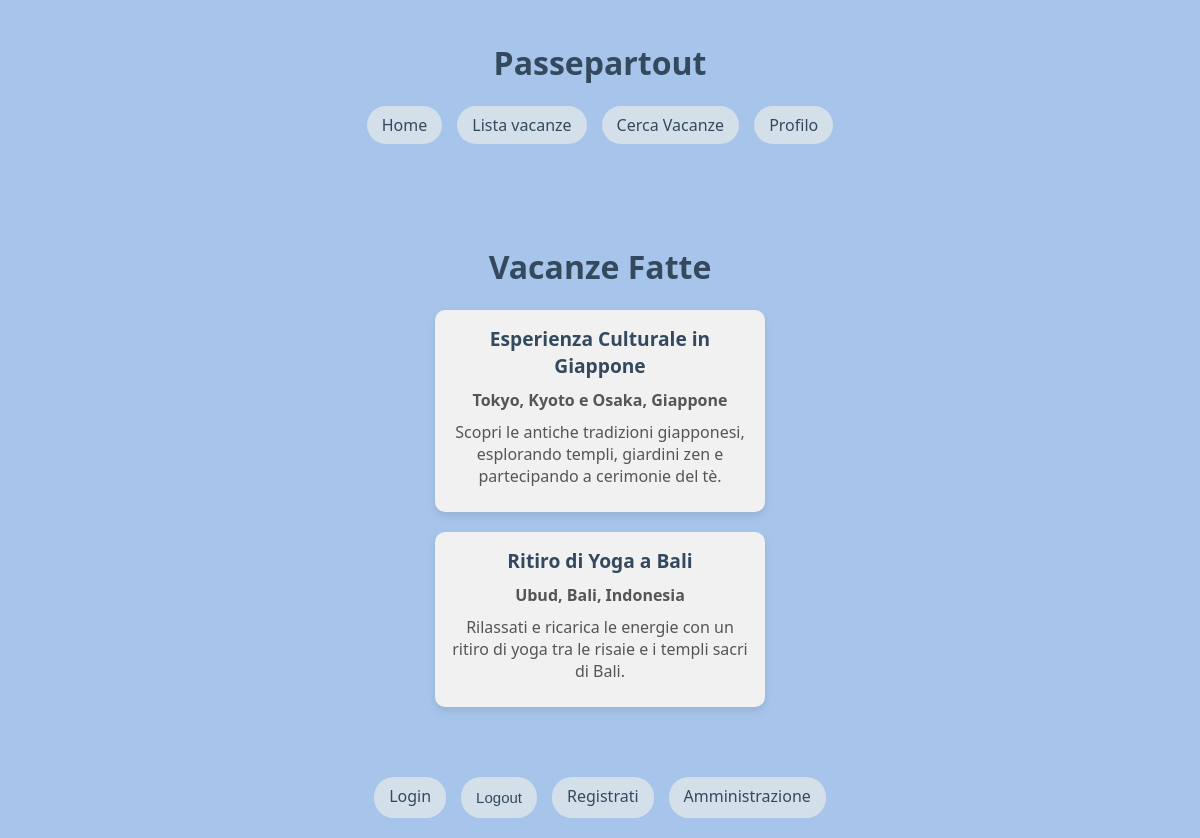
Page /vacation/donevacations (signed in) on the committed database.
### vacation/models.py (models this page shows, shortened)
class Vacation(models.Model):
    SEASON_CHOICES = [
        ('Inverno', 'Inverno'),
        ('Primavera', 'Primavera'),
        ('Estate', 'Estate'),
        ('Autunno', 'Autunno'),
    ]
    TYPE_CHOICES = [
        ('Culturale', 'Culturale'),
        ('Relax', 'Relax'),
        ('Enogastronomico', 'Enogastronomico'),
        ('On The Road', 'On The Road'),
        ('Avventura', 'Avventura'),
    ]
    DURATION_CHOICES = [
        ('Weekend Lungo (2-4 Giorni)', 'Weekend Lungo (2-4 Giorni)'),
        ('1 Settimana', '1 Settimana'),
        ('2 Settimane', '2 Settimane'),
        ('3 settimane o più', '3 settimane o più')
    ]
    PRICE_CHOICES = [
        ('Viaggio Low Cost', 'Viaggio Low Cost'),
        ('Budget Medio', 'Budget Medio'),
        ('Viaggio di Lusso', 'Viaggio di Lusso'),
    ]
    CONTINENT_CHOICES = [
        ('Europa', 'Europa'),
        ('America del Nord', 'America del Nord'),
        ('America del Sud', 'America del Sud'),
        ('Africa', 'Africa'),
        ('Asia', 'Asia'),
        ('Oceania', 'Oceania'),
        ('Antartide', 'Antartide')
    ]
    titolo = models.CharField(max_length=200)
    luogo = models.CharField(max_length=200)
    continente = models.CharField(max_length=50, choices=CONTINENT_CHOICES)
    durata = models.CharField(max_length=50, choices=DURATION_CHOICES)
    prezzo = models.CharField(max_length=20, choices=PRICE_CHOICES)
    tipologia = models.CharField(max_length=50, choices=TYPE_CHOICES)
    periodo = models.CharField(max_length=20, choices=SEASON_CHOICES)
    descrizione = models.TextField()
    like = models.ManyToManyField(User, blank=True, related_name='like')

### vacation/views.py (the view, shortened to what this page needs)
# urls.py: path("donevacations", DoneVacations.as_view(), name="donevacations"),
class DoneVacations(views.LoginRequiredMixin, ListView):
    model = List
    template_name = "vacation/donevacations.html"
    context_object_name = "List"
    def get_queryset(self):
        return List.objects.filter(user=self.request.user).filter(name='Fatte')

### vacation/templates/vacation/donevacations.html (shortened to what this page needs)
{% extends "base.html" %}
{% block content %}
<div class="done-vacations-container">
    <h1>Vacanze Fatte</h1>
    {% for l in List %}
        {% if l.vacations.count > 0 %}
           {% for vacation in l.vacations.all %}
               <div class="vacation-card">
                   <a href="{% url 'vacation:detailvacation' vacation.pk %}"><b>  {{ vacation.titolo }} </b></a>
                   <p> <strong>{{ vacation.luogo }}</strong></p>
                   <p>{{ vacation.descrizione }}</p>
               </div>
           {% endfor %}
        {% else %}
            <p>Non sono presenti elementi in questa lista</p>
        {% endif %}
    {% endfor %}
</div>
{% endblock %}

### templates/base.html (style rules this page uses)
body { font-family: 'Segoe UI', Tahoma, Geneva, Verdana, sans-serif; margin: 0; padding: 0; display: flex; flex-direction: column; min-height: 100vh; background-color: #a7c5eb; color: #34495e; }

### vacation/templates/vacation/donevacations.html (style rules this page uses)
.done-vacations-container { display: flex; flex-direction: column; align-items: center; margin-top: 20px; }
.vacation-card { background-color: #f1f1f1; border-radius: 10px; box-shadow: 0 4px 8px rgba(0, 0, 0, 0.1); padding: 15px; margin-bottom: 20px; max-width: 300px; width: 100%; text-align: center; }
.vacation-card a { text-decoration: none; color: #34495e; font-size: 1.2em; font-weight: bold; }
.vacation-card p { margin: 10px 0; color: #555; }

### rows in the picture
Vacation: titolo "Esperienza Culturale in Giappone", luogo "Tokyo, Kyoto e Osaka, Giappone", descrizione "Scopri le antiche tradizioni giapponesi, esplorando templi, giardini zen e partecipando a cerimonie del tè."
Vacation: titolo "Ritiro di Yoga a Bali", luogo "Ubud, Bali, Indonesia", descrizione "Rilassati e ricarica le energie con un ritiro di yoga tra le risaie e i templi sacri di Bali."
